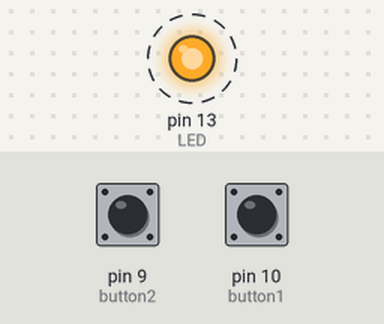
A sketch run on a simulated Arduino Uno, built with avr-gcc and run on an emulated ATmega328P. Parts: output pins drawn as LEDs (lit = HIGH). Dashed ring = blinking. The inputs (shaded band) are chosen by the test bench; at power-on: pin 9 (button2) LOW, pin 10 (button1) LOW. What the sketch prints to the serial monitor is not drawn.

Above: at 1.2 s.
1.3 s: pin 9 (button2) pulled HIGH for 0.15 s
Timing chart, 0 to 10.3 s (numbered marks = the images above; inputs shaded):
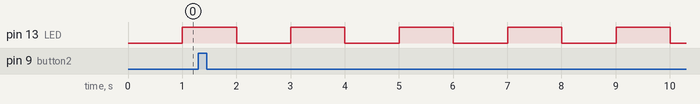

Measured:
- by itself, pin 13 (LED): alternates HIGH for 1.0 s and LOW for 1.0 s

The sketch:

Arduino101.ino
```cpp
#define button1 10
#define button2 9
#define qtd_button 2
#define LED 13


unsigned long new_time;
unsigned long old_time;
int time_lapse;
int led_state;
int pin_times[20];
int time_gap;
int stopExe;

void setup() {
  // put your setup code here, to run once:
  pinMode(LED, OUTPUT);
  pinMode(button1, INPUT);
  pinMode(button2, INPUT);
  Serial.begin(9600);
  new_time = millis();
  old_time = new_time;
  time_lapse = 1000;
  led_state = false;
  time_gap = 500;
  stopExe = false;
  Serial.println("Comecei ");

}

void loop() {
  if(isItTime()){
    led_state = !led_state;
    digitalWrite(LED, led_state);

  }

  //Serial.print("LED: "); Serial.println(led_state);

  if(readPin(button1) ){
    if(new_time > (pin_times[button2] + 500)){
       Serial.println("Button1 time");
       Serial.println(time_gap);
       time_gap-=20;
       if(time_gap < 0)
        time_gap=0;
       stopExe = false;
    }
    else{
       stopExe = true;
    }

  }
  if(readPin(button2)){
    if(new_time > (pin_times[button1] + 500)){
      Serial.println("Button2 time");
      Serial.println(time_gap);
      time_gap+=20;
      if(time_gap < 0)
        time_gap=0;
      stopExe = false;
    }
    else{
      stopExe = true;
    }
  }

}

int isItTime(){
  new_time = millis();
  if(!stopExe && new_time > (old_time + time_lapse)){
    old_time = new_time;
    return true;
  }
  return false;
}

int readPin(int button){
  static int state[20]; // = {LOW, LOW} ;
  if(state[0] == NULL){
    for(int i=0;i<qtd_button;i++){
      state[i] = 0;
      pin_times[i] = 0;
    }
  }
  int r = digitalRead(button);
  if( state[button] != r){
    if(r){
      //Serial.print("R: "); Serial.println(led_state);
      //Serial.print("state: "); Serial.println(led_state);
      //Serial.print("Button: "); Serial.println(led_state);
      state[button] = HIGH;
      pin_times[button] = millis();
      return HIGH;
    }
    else{
      state[button] = LOW;
    }
  }
  return LOW;
}
```
